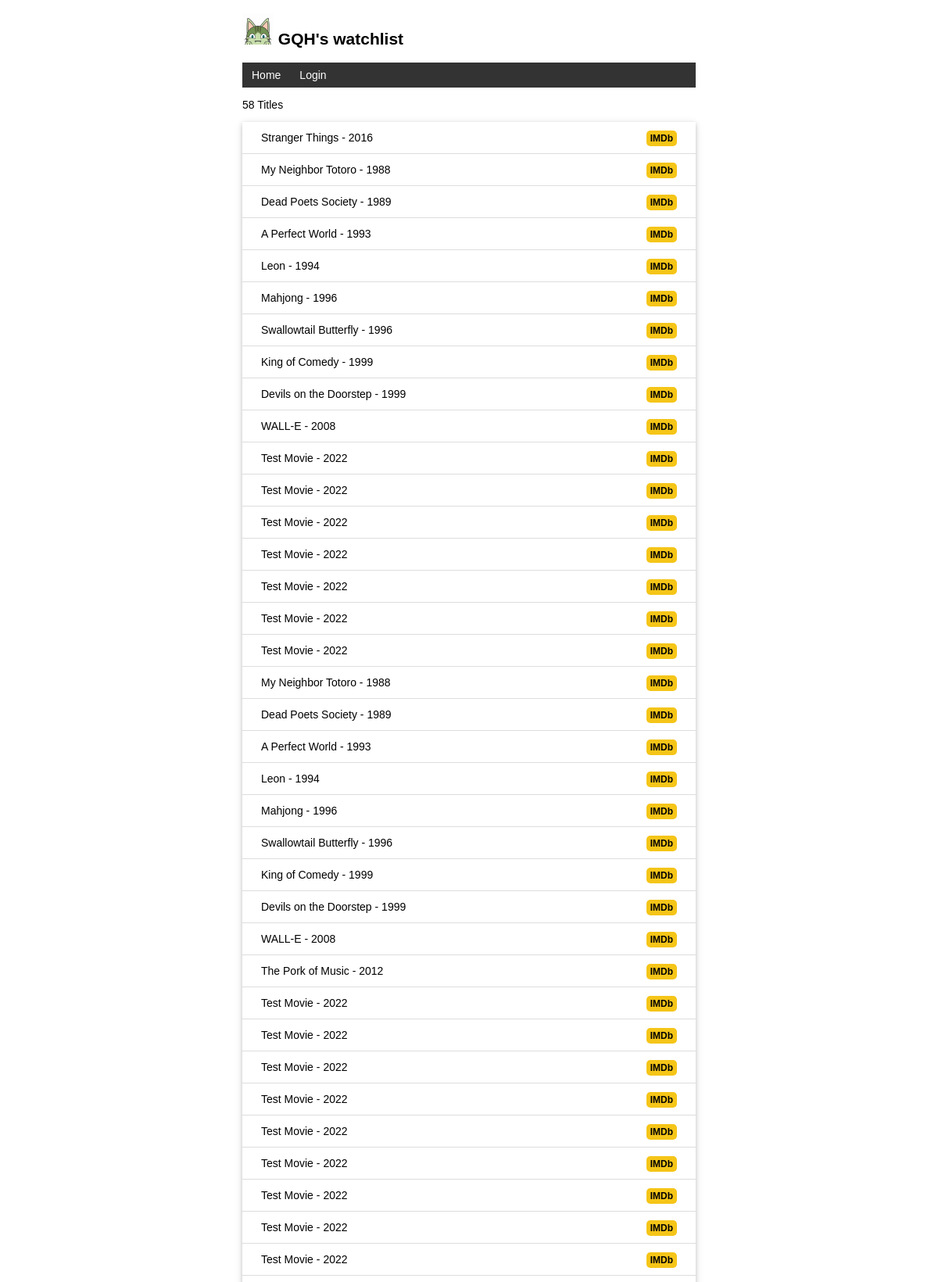
The page / (upper part) on the database its author committed.
### app.py (models this page shows, shortened)
class User(db.Model, UserMixin):
    id = db.Column(db.Integer, primary_key=True)
    name = db.Column(db.String(20))
    username = db.Column(db.String(20))
    password_hash = db.Column(db.String(128))

class Movie(db.Model):
    id = db.Column(db.Integer, primary_key=True)
    title = db.Column(db.String(60))
    year = db.Column(db.String(4))

### app.py (the view, shortened to what this page needs)
@app.route('/', methods=['GET', 'POST'])
def index():
    movies = Movie.query.all()
    return render_template('index.html', movies=movies)

### app.py (called while the page is built)
@app.context_processor
def inject_user():
    user = User.query.first()
    return dict(user=user)

### templates/index.html (shortened to what this page needs)
{% extends 'base.html' %}
{% block content %}
<p>{{ movies|length }} Titles</p>
<ul class="movie-list">
    {% for movie in movies %}
    <li>{{ movie.title }} - {{ movie.year }}
        <span class="float-right">
            <a class="imdb" href="https://www.imdb.com/find?q={{ movie.title }}" target="_blank" title="Find this movie on IMDb">IMDb</a>
        </span>
    </li>
    {% endfor %}
</ul>
{% endblock %}

### templates/base.html (shortened to what this page needs)
<!DOCTYPE html>
<html lang="en">
    <head>
        {% block head %}
        <link rel="stylesheet" href="{{ url_for('static', filename='style.css') }}" type="text/css">
        {% endblock %}
    </head>
    <body>
        <h2>
            <img alt="Avatar" class="avatar" src="{{ url_for('static', filename='images/avatar.png') }}">
            {{ user.name }}'s watchlist
        </h2>
        <nav>
            <ul>
                <li><a href="{{ url_for('index') }}">Home</a></li>
                {% if current_user.is_authenticated %}
                <li><a href="{{ url_for('settings') }}">Settigns</a></li>
                <li><a href="{{ url_for('logout') }}">Logout</a></li>
                {% else %}
                <li><a href="{{ url_for('login') }}">Login</a></li>
                {% endif %}
            </ul>
        </nav>
        {% block content %}
        {% endblock %}
    </body>
</html>

### static/style.css (style rules this page uses)
body { margin: auto; max-width: 580px; font-size: 14px; font-family: Arial, Helvetica, sans-serif; }
nav ul { list-style-type: none; margin: 0; padding: 0; overflow: hidden; background-color: #333; }
nav li { float: left; }
nav li a { display: block; color: white; text-align: center; padding: 8px 12px; text-decoration: none; }
.avatar { width: 40px; }
.movie-list { list-style-type: none; padding: 0; margin-bottom: 10px; box-shadow: 0 2px 5px 0 rgba(0, 0, 0, 0.16), 0 2px 10px 0 rgba(0, 0, 0, 0.12); }
.movie-list li { padding: 12px 24px; border-bottom: 1px solid #ddd; }
.float-right { float: right; }
.imdb { font-size: 12px; font-weight: bold; color: black; text-decoration: none; background: #F5C518; border-radius: 5px; padding: 3px 5px; }

### rows shown on the page
User: name "GQH"
Movie: title "Stranger Things", year "2016"
Movie: title "My Neighbor Totoro", year "1988"
Movie: title "Dead Poets Society", year "1989"
Movie: title "A Perfect World", year "1993"
Movie: title "Leon", year "1994"
Movie: title "Mahjong", year "1996"
Movie: title "Swallowtail Butterfly", year "1996"
Movie: title "King of Comedy", year "1999"
Movie: title "Devils on the Doorstep", year "1999"
Movie: title "WALL-E", year "2008"
Movie: title "Test Movie", year "2022"
Movie: title "Test Movie", year "2022"
Movie: title "Test Movie", year "2022"
Movie: title "Test Movie", year "2022"
Movie: title "Test Movie", year "2022"
Movie: title "Test Movie", year "2022"
Movie: title "Test Movie", year "2022"
Movie: title "My Neighbor Totoro", year "1988"
Movie: title "Dead Poets Society", year "1989"
Movie: title "A Perfect World", year "1993"
Movie: title "Leon", year "1994"
Movie: title "Mahjong", year "1996"
Movie: title "Swallowtail Butterfly", year "1996"
Movie: title "King of Comedy", year "1999"
Movie: title "Devils on the Doorstep", year "1999"
Movie: title "WALL-E", year "2008"
Movie: title "The Pork of Music", year "2012"
Movie: title "Test Movie", year "2022"
Movie: title "Test Movie", year "2022"
Movie: title "Test Movie", year "2022"
Movie: title "Test Movie", year "2022"
Movie: title "Test Movie", year "2022"
Movie: title "Test Movie", year "2022"
Movie: title "Test Movie", year "2022"
Movie: title "Test Movie", year "2022"
Movie: title "Test Movie", year "2022"

### other values the page prints
{{ movies|length }} "58"
